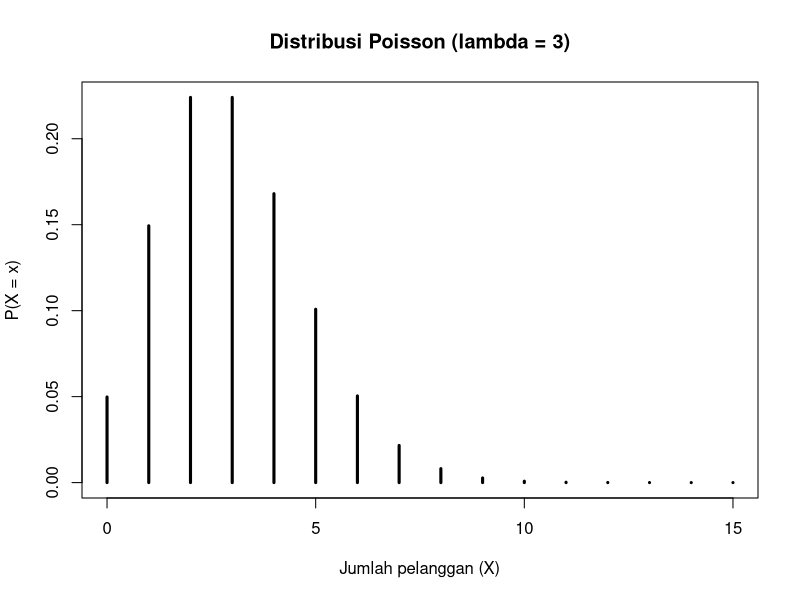
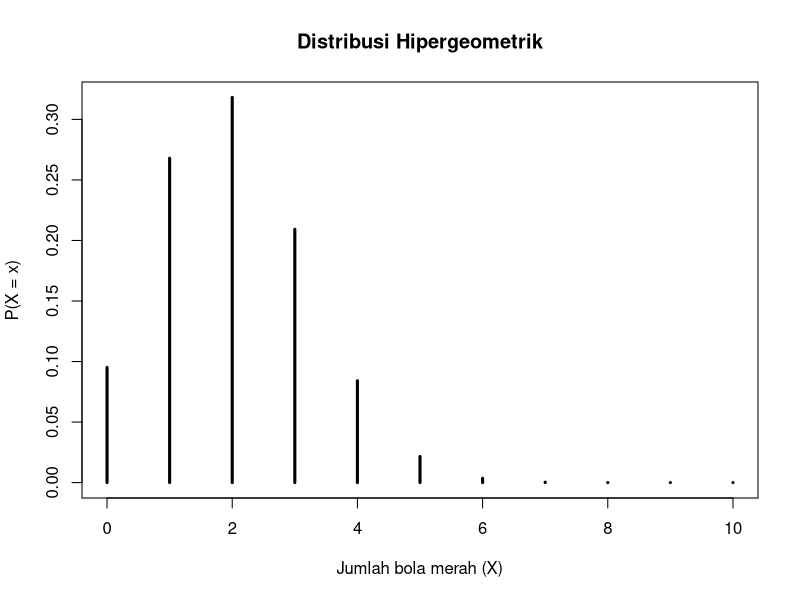

These figures' R source, in order: (Note: this script raises an error after producing the figures.)
# Distribusi Poisson
lambda <- 3
P <- 1 - ppois(4, lambda)
P
x <- 0:15
pmf <- dpois(x, lambda)

plot(x, pmf,
     type = "h",
     lwd = 3,
     main = "Distribusi Poisson (lambda = 3)",
     xlab = "Jumlah pelanggan (X)",
     ylab = "P(X = x)")

#Distribusi Hipergeometrik
# Parameter
N <- 100
K <- 20
n <- 10

# Distribusi jumlah bola merah
x <- 0:n
pmf <- dhyper(x, K, N - K, n)

# Menampilkan PMF
data.frame(x, pmf)

# Membuat grafik
plot(x, pmf,
     type = "h",
     lwd = 3,
     main = "Distribusi Hipergeometrik",
     xlab = "Jumlah bola merah (X)",
     ylab = "P(X = x)")

# Distribusi Binomial
# Parameter
n <- 15
p <- 0.4

# Simulasi 1.000 percobaan Binomial
set.seed(123)
simulasi <- rbinom(1000, size = n, prob = p)

# Nilai X
x <- 0:n

# PMF teoritis
pmf_binom <- dbinom(x_binom, size=n_binom, prob=p_binm)
plot(x_binom, pmf_binom, type = "h", lwd = 3,
     main = "PMF Binomial",
     xlab = "Jumlah sukses (k)",
     ylab="Probabilitas (P(X=k))")

# Histogram hasil simulasi
hist(simulasi,
     breaks = seq(-0.5, 15.5, by = 1),
     probability = TRUE,
     main = "Simulasi Binomial (n = 15, p = 0.4)",
     xlab = "Jumlah keberhasilan (X)",
     ylab = "Probabilitas")

#Tambah point dan line
points(x_binom, pmf_binom, pch = 19)
lines(x_binom, pmf_binom, lwd = 2)
